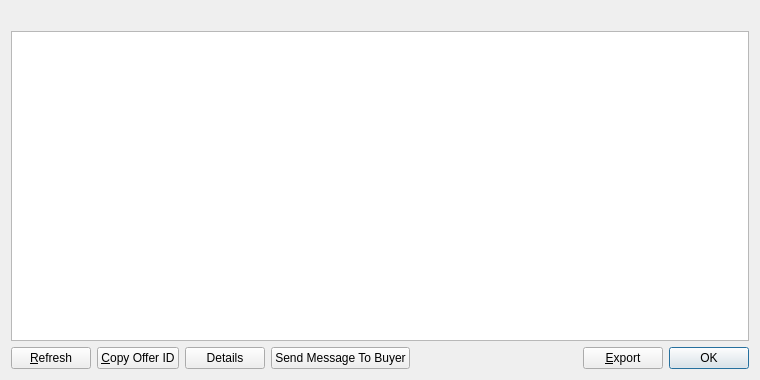
<?xml version="1.0" encoding="UTF-8"?>
<ui version="4.0">
 <class>MyAcceptedOfferListPage</class>
 <widget class="QWidget" name="MyAcceptedOfferListPage">
  <property name="geometry">
   <rect>
    <x>0</x>
    <y>0</y>
    <width>760</width>
    <height>380</height>
   </rect>
  </property>
  <property name="windowTitle">
   <string>My Accepted Offers</string>
  </property>
  <layout class="QVBoxLayout" name="verticalLayout">
   <item>
    <widget class="QLabel" name="labelExplanation">
     <property name="textFormat">
      <enum>Qt::PlainText</enum>
     </property>
     <property name="wordWrap">
      <bool>true</bool>
     </property>
    </widget>
   </item>
   <item>
    <widget class="QTableView" name="tableView">
     <property name="contextMenuPolicy">
      <enum>Qt::CustomContextMenu</enum>
     </property>
     <property name="toolTip">
      <string/>
     </property>
     <property name="tabKeyNavigation">
      <bool>false</bool>
     </property>
     <property name="alternatingRowColors">
      <bool>true</bool>
     </property>
     <property name="selectionMode">
      <enum>QAbstractItemView::SingleSelection</enum>
     </property>
     <property name="selectionBehavior">
      <enum>QAbstractItemView::SelectRows</enum>
     </property>
     <property name="sortingEnabled">
      <bool>true</bool>
     </property>
     <attribute name="verticalHeaderVisible">
      <bool>false</bool>
     </attribute>
    </widget>
   </item>
   <item>
    <layout class="QHBoxLayout" name="horizontalLayout">
     <item>
      <widget class="QPushButton" name="refreshButton">
       <property name="maximumSize">
        <size>
         <width>16777215</width>
         <height>48</height>
        </size>
       </property>
       <property name="text">
        <string>&amp;Refresh</string>
       </property>
       <property name="icon">
        <iconset resource="../syscoin.qrc">
         <normaloff>:/icons/refresh</normaloff>:/icons/refresh</iconset>
       </property>
      </widget>
     </item>
     <item>
      <widget class="QPushButton" name="copyOffer">
       <property name="toolTip">
        <string>Copy the currently selected alias to the system clipboard</string>
       </property>
       <property name="text">
        <string>&amp;Copy Offer ID</string>
       </property>
       <property name="icon">
        <iconset resource="../syscoin.qrc">
         <normaloff>:/icons/editcopy</normaloff>:/icons/editcopy</iconset>
       </property>
      </widget>
     </item>
     <item>
      <widget class="QPushButton" name="detailButton">
       <property name="text">
        <string>Details</string>
       </property>
       <property name="icon">
        <iconset resource="../syscoin.qrc">
         <normaloff>:/icons/details</normaloff>:/icons/details</iconset>
       </property>
      </widget>
     </item>
     <item>
      <widget class="QPushButton" name="messageButton">
       <property name="text">
        <string>Send Message To Buyer</string>
       </property>
       <property name="icon">
        <iconset resource="../syscoin.qrc">
         <normaloff>:/icons/outmail</normaloff>:/icons/outmail</iconset>
       </property>
      </widget>
     </item>
     <item>
      <spacer name="horizontalSpacer">
       <property name="orientation">
        <enum>Qt::Horizontal</enum>
       </property>
       <property name="sizeHint" stdset="0">
        <size>
         <width>40</width>
         <height>20</height>
        </size>
       </property>
      </spacer>
     </item>
     <item>
      <widget class="QPushButton" name="exportButton">
       <property name="toolTip">
        <string>Export the data in the current tab to a file</string>
       </property>
       <property name="text">
        <string>&amp;Export</string>
       </property>
       <property name="icon">
        <iconset resource="../syscoin.qrc">
         <normaloff>:/icons/export</normaloff>:/icons/export</iconset>
       </property>
      </widget>
     </item>
     <item>
      <widget class="QDialogButtonBox" name="buttonBox">
       <property name="sizePolicy">
        <sizepolicy hsizetype="Maximum" vsizetype="Fixed">
         <horstretch>0</horstretch>
         <verstretch>0</verstretch>
        </sizepolicy>
       </property>
       <property name="standardButtons">
        <set>QDialogButtonBox::Ok</set>
       </property>
      </widget>
     </item>
    </layout>
   </item>
  </layout>
 </widget>
 <resources>
  <include location="../syscoin.qrc"/>
 </resources>
 <connections/>
</ui>
